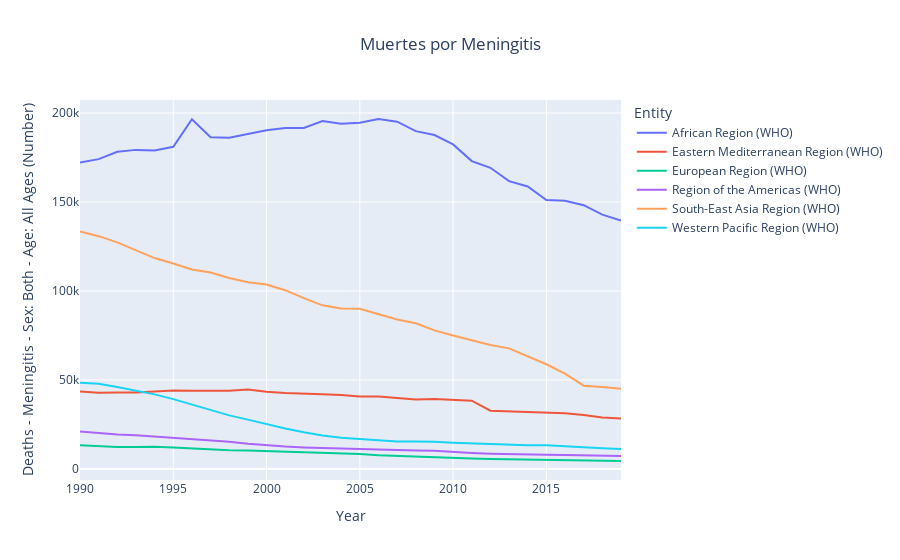

This figure's notebook cell:
### Markdown cell above
Vemos que los países de renta media baja tiene un mayor nivel de muertes en términos absolutos.  Posteriormente le sihen los países con renta baja y al final los países de renta medio-alta y alta.

A modo de críticas del trabajo sería mejor verlo con cifras relativas, ya que serían datos más veraces de los que podríamos sacar insights más valiosos.

### Code cell
# Hacemos también un análisis por regiones geográficas

fig=px.line(
    data_frame=df_continent,
    y="Deaths - Meningitis - Sex: Both - Age: All Ages (Number)",
    x="Year",
    color="Entity",
    title= "Muertes por Meningitis"
            
    )
fig.update_layout(
    title={
        'text': "Muertes por Meningitis",
        'x': 0.5,
        'xanchor':'center'

    }
)

### Figure 1 — Plotly figure (JSON) as saved in the notebook; plotly's stock layout.template omitted (floating-point values rounded to 4 significant figures)
{"data": [{"hovertemplate": "Entity=African Region (WHO)<br>Year=%{x}<br>Deaths - Meningitis - Sex: Both - Age: All Ages (Number)=%{y}<extra></extra>", "legendgroup": "African Region (WHO)", "line": {"color": "#636efa", "dash": "solid"}, "marker": {"symbol": "circle"}, "mode": "lines", "name": "African Region (WHO)", "orientation": "v", "showlegend": true, "type": "scatter", "x": [1990, 1991, 1992, 1993, 1994, 1995, 1996, 1997, 1998, 1999, 2000, 2001, 2002, 2003, 2004, 2005, 2006, 2007, 2008, 2009, 2010, 2011, 2012, 2013, 2014, 2015, 2016, 2017, 2018, 2019], "xaxis": "x", "y": [172206, 174087, 178190, 179299, 178971, 181068, 196542, 186353, 186059, 188150, 190368, 191541, 191641, 195470, 193935, 194506, 196650, 195161, 189839, 187657, 182351, 172992, 169244, 161754, 158749, 151136, 150715, 148223, 142925, 139590], "yaxis": "y"}, {"hovertemplate": "Entity=Eastern Mediterranean Region (WHO)<br>Year=%{x}<br>Deaths - Meningitis - Sex: Both - Age: All Ages (Number)=%{y}<extra></extra>", "legendgroup": "Eastern Mediterranean Region (WHO)", "line": {"color": "#EF553B", "dash": "solid"}, "marker": {"symbol": "circle"}, "mode": "lines", "name": "Eastern Mediterranean Region (WHO)", "orientation": "v", "showlegend": true, "type": "scatter", "x": [1990, 1991, 1992, 1993, 1994, 1995, 1996, 1997, 1998, 1999, 2000, 2001, 2002, 2003, 2004, 2005, 2006, 2007, 2008, 2009, 2010, 2011, 2012, 2013, 2014, 2015, 2016, 2017, 2018, 2019], "xaxis": "x", "y": [43526, 42857, 42962, 42941, 43553, 44120, 43978, 44059, 44002, 44638, 43343, 42645, 42451, 41937, 41546, 40773, 40719, 40080, 39077, 39379, 39024, 38338, 32761, 32355, 31713, 31384, 31281, 30362, 28886, 28368], "yaxis": "y"}, {"hovertemplate": "Entity=European Region (WHO)<br>Year=%{x}<br>Deaths - Meningitis - Sex: Both - Age: All Ages (Number)=%{y}<extra></extra>", "legendgroup": "European Region (WHO)", "line": {"color": "#00cc96", "dash": "solid"}, "marker": {"symbol": "circle"}, "mode": "lines", "name": "European Region (WHO)", "orientation": "v", "showlegend": true, "type": "scatter", "x": [1990, 1991, 1992, 1993, 1994, 1995, 1996, 1997, 1998, 1999, 2000, 2001, 2002, 2003, 2004, 2005, 2006, 2007, 2008, 2009, 2010, 2011, 2012, 2013, 2014, 2015, 2016, 2017, 2018, 2019], "xaxis": "x", "y": [13373, 12745, 12410, 12377, 12478, 12122, 11483, 10962, 10495, 10331, 10068, 9810, 9439, 9131, 8639, 8403, 7684, 7300, 6781, 6349, 6089, 5832, 5636, 5447, 5224, 5154, 4942, 4663, 4556, 4480], "yaxis": "y"}, {"hovertemplate": "Entity=Region of the Americas (WHO)<br>Year=%{x}<br>Deaths - Meningitis - Sex: Both - Age: All Ages (Number)=%{y}<extra></extra>", "legendgroup": "Region of the Americas (WHO)", "line": {"color": "#ab63fa", "dash": "solid"}, "marker": {"symbol": "circle"}, "mode": "lines", "name": "Region of the Americas (WHO)", "orientation": "v", "showlegend": true, "type": "scatter", "x": [1990, 1991, 1992, 1993, 1994, 1995, 1996, 1997, 1998, 1999, 2000, 2001, 2002, 2003, 2004, 2005, 2006, 2007, 2008, 2009, 2010, 2011, 2012, 2013, 2014, 2015, 2016, 2017, 2018, 2019], "xaxis": "x", "y": [21043, 20055, 19316, 18895, 18212, 17663, 16913, 16114, 15268, 14177, 13284, 12608, 12094, 11743, 11462, 11143, 10700, 10566, 10350, 10220, 9484, 8978, 8543, 8260, 8105, 7937, 7848, 7669, 7458, 7319], "yaxis": "y"}, {"hovertemplate": "Entity=South-East Asia Region (WHO)<br>Year=%{x}<br>Deaths - Meningitis - Sex: Both - Age: All Ages (Number)=%{y}<extra></extra>", "legendgroup": "South-East Asia Region (WHO)", "line": {"color": "#FFA15A", "dash": "solid"}, "marker": {"symbol": "circle"}, "mode": "lines", "name": "South-East Asia Region (WHO)", "orientation": "v", "showlegend": true, "type": "scatter", "x": [1990, 1991, 1992, 1993, 1994, 1995, 1996, 1997, 1998, 1999, 2000, 2001, 2002, 2003, 2004, 2005, 2006, 2007, 2008, 2009, 2010, 2011, 2012, 2013, 2014, 2015, 2016, 2017, 2018, 2019], "xaxis": "x", "y": [133474, 130811, 127346, 123111, 118505, 115460, 112074, 110393, 107296, 104974, 103695, 100469, 95964, 91941, 90184, 89985, 87053, 84040, 81892, 77865, 74963, 72184, 69644, 67786, 63178, 58832, 53535, 46800, 46115, 45100], "yaxis": "y"}, {"hovertemplate": "Entity=Western Pacific Region (WHO)<br>Year=%{x}<br>Deaths - Meningitis - Sex: Both - Age: All Ages (Number)=%{y}<extra></extra>", "legendgroup": "Western Pacific Region (WHO)", "line": {"color": "#19d3f3", "dash": "solid"}, "marker": {"symbol": "circle"}, "mode": "lines", "name": "Western Pacific Region (WHO)", "orientation": "v", "showlegend": true, "type": "scatter", "x": [1990, 1991, 1992, 1993, 1994, 1995, 1996, 1997, 1998, 1999, 2000, 2001, 2002, 2003, 2004, 2005, 2006, 2007, 2008, 2009, 2010, 2011, 2012, 2013, 2014, 2015, 2016, 2017, 2018, 2019], "xaxis": "x", "y": [48430, 47870, 46033, 44030, 41912, 39232, 36111, 32861, 30110, 27729, 25111, 22715, 20589, 18838, 17577, 16885, 16060, 15505, 15420, 15310, 14772, 14327, 14191, 13824, 13397, 13271, 12857, 12346, 11660, 11158], "yaxis": "y"}], "layout": {"legend": {"title": {"text": "Entity"}, "tracegroupgap": 0}, "title": {"text": "Muertes por Meningitis", "x": 0.5, "xanchor": "center"}, "xaxis": {"anchor": "y", "domain": [0, 1], "title": {"text": "Year"}}, "yaxis": {"anchor": "x", "domain": [0, 1], "title": {"text": "Deaths - Meningitis - Sex: Both - Age: All Ages (Number)"}}}}
